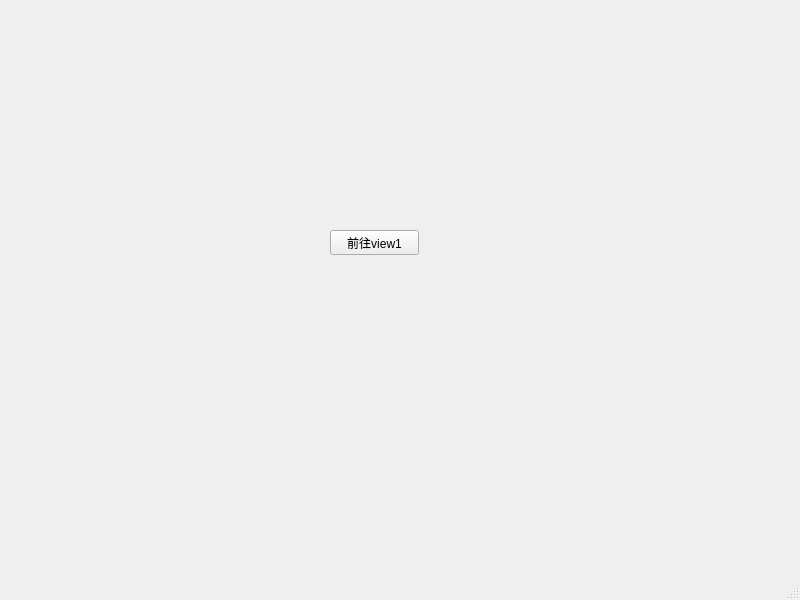
<?xml version="1.0" encoding="UTF-8"?>
<ui version="4.0">
 <class>MainWindow</class>
 <widget class="QMainWindow" name="MainWindow">
  <property name="geometry">
   <rect>
    <x>0</x>
    <y>0</y>
    <width>800</width>
    <height>600</height>
   </rect>
  </property>
  <property name="windowTitle">
   <string>MainWindow</string>
  </property>
  <widget class="QWidget" name="centralwidget">
   <widget class="QPushButton" name="pushButton">
    <property name="geometry">
     <rect>
      <x>330</x>
      <y>230</y>
      <width>89</width>
      <height>25</height>
     </rect>
    </property>
    <property name="text">
     <string>前往view1</string>
    </property>
   </widget>
  </widget>
  <widget class="QMenuBar" name="menubar">
   <property name="geometry">
    <rect>
     <x>0</x>
     <y>0</y>
     <width>800</width>
     <height>27</height>
    </rect>
   </property>
  </widget>
  <widget class="QStatusBar" name="statusbar"/>
 </widget>
 <resources/>
 <connections/>
</ui>
